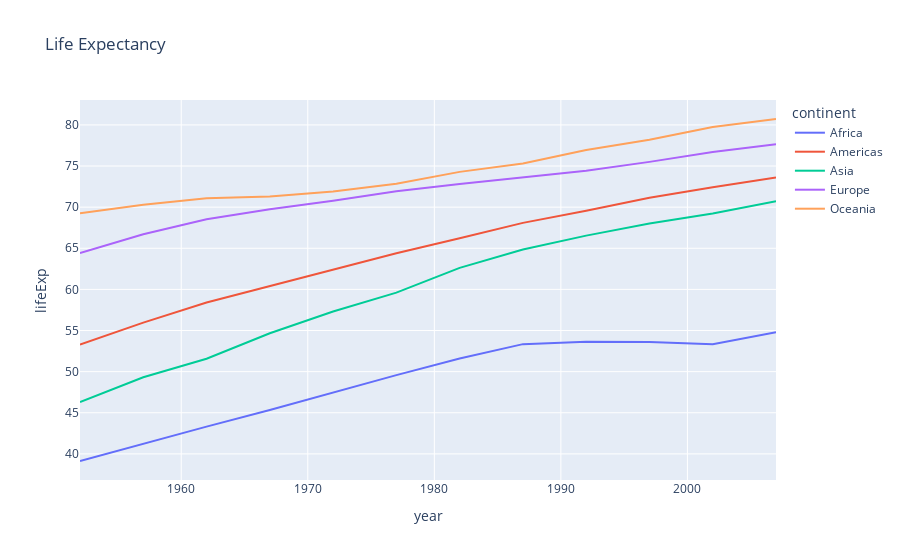

The code cell stored with this chart in its notebook:
### Code cell
px.line(df2, x='year', y='lifeExp', title='Life Expectancy', color='continent')

### Figure 1 — Plotly figure (JSON) as saved in the notebook; plotly's stock layout.template omitted (floating-point values rounded to 4 significant figures)
{"data": [{"hovertemplate": "continent=Africa<br>year=%{x}<br>lifeExp=%{y}<extra></extra>", "legendgroup": "Africa", "line": {"color": "#636efa", "dash": "solid"}, "mode": "lines", "name": "Africa", "orientation": "v", "showlegend": true, "type": "scatter", "x": [1952, 1957, 1962, 1967, 1972, 1977, 1982, 1987, 1992, 1997, 2002, 2007], "xaxis": "x", "y": [39.14, 41.27, 43.32, 45.33, 47.45, 49.58, 51.59, 53.34, 53.63, 53.6, 53.33, 54.81], "yaxis": "y"}, {"hovertemplate": "continent=Americas<br>year=%{x}<br>lifeExp=%{y}<extra></extra>", "legendgroup": "Americas", "line": {"color": "#EF553B", "dash": "solid"}, "mode": "lines", "name": "Americas", "orientation": "v", "showlegend": true, "type": "scatter", "x": [1952, 1957, 1962, 1967, 1972, 1977, 1982, 1987, 1992, 1997, 2002, 2007], "xaxis": "x", "y": [53.28, 55.96, 58.4, 60.41, 62.39, 64.39, 66.23, 68.09, 69.57, 71.15, 72.42, 73.61], "yaxis": "y"}, {"hovertemplate": "continent=Asia<br>year=%{x}<br>lifeExp=%{y}<extra></extra>", "legendgroup": "Asia", "line": {"color": "#00cc96", "dash": "solid"}, "mode": "lines", "name": "Asia", "orientation": "v", "showlegend": true, "type": "scatter", "x": [1952, 1957, 1962, 1967, 1972, 1977, 1982, 1987, 1992, 1997, 2002, 2007], "xaxis": "x", "y": [46.31, 49.32, 51.56, 54.66, 57.32, 59.61, 62.62, 64.85, 66.54, 68.02, 69.23, 70.73], "yaxis": "y"}, {"hovertemplate": "continent=Europe<br>year=%{x}<br>lifeExp=%{y}<extra></extra>", "legendgroup": "Europe", "line": {"color": "#ab63fa", "dash": "solid"}, "mode": "lines", "name": "Europe", "orientation": "v", "showlegend": true, "type": "scatter", "x": [1952, 1957, 1962, 1967, 1972, 1977, 1982, 1987, 1992, 1997, 2002, 2007], "xaxis": "x", "y": [64.41, 66.7, 68.54, 69.74, 70.78, 71.94, 72.81, 73.64, 74.44, 75.51, 76.7, 77.65], "yaxis": "y"}, {"hovertemplate": "continent=Oceania<br>year=%{x}<br>lifeExp=%{y}<extra></extra>", "legendgroup": "Oceania", "line": {"color": "#FFA15A", "dash": "solid"}, "mode": "lines", "name": "Oceania", "orientation": "v", "showlegend": true, "type": "scatter", "x": [1952, 1957, 1962, 1967, 1972, 1977, 1982, 1987, 1992, 1997, 2002, 2007], "xaxis": "x", "y": [69.25, 70.3, 71.09, 71.31, 71.91, 72.85, 74.29, 75.32, 76.94, 78.19, 79.74, 80.72], "yaxis": "y"}], "layout": {"legend": {"title": {"text": "continent"}, "tracegroupgap": 0}, "title": {"text": "Life Expectancy"}, "xaxis": {"anchor": "y", "domain": [0, 1], "title": {"text": "year"}}, "yaxis": {"anchor": "x", "domain": [0, 1], "title": {"text": "lifeExp"}}}}
